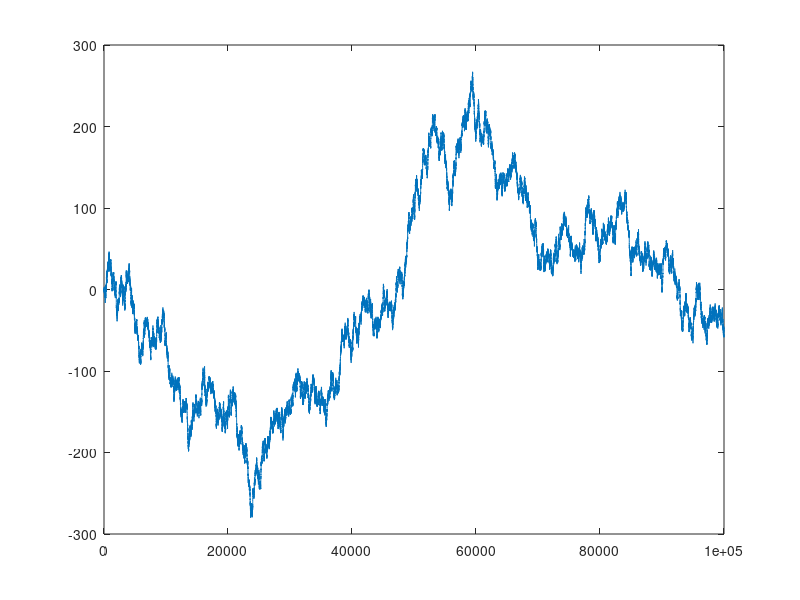

Source code (MATLAB):
%random walk
R=normrnd(0,1,100000,1);
for i = 2:100000
    R(i,1) = R(i-1,1)+ R(i,1);
end
plot(R)

%sin with noise,size 1*5000
%n = 10
%a = 6
%w = 50
%epsilon = 0.05

x_axis=0:0.1:500;
R=sin(x_axis);
noise =normrnd(0,0.1,5000,1)';
for i = 1:length(noise)
    R(1,i) = R(1,i) + noise(1,i);
end
%anomaly adding
anomaly1=1*rand(1,100);%2000-2100
for i = 1 :100
    R(1,i+2000) = R(1,i+2000)+anomaly1(1,i);
end

anomaly2=0.8*rand(1,50);%2500-2550
for i = 1 :50
    R(1,i+2500) = R(1,i+2500)+anomaly2(1,i);
end

anomaly3=0.6*rand(1,100);%3000-3100
for i = 1 :100
    R(1,i+3000) = R(1,i+3000)+anomaly3(1,i);
end

anomaly4=(-1)*rand(1,20);%3500-3520
for i = 1 :20
    R(1,i+3500) = R(1,i+3500)+anomaly4(1,i);
end

anomaly5=(-0.4)*rand(1,100);%4000-4100
for i = 1 :100
    R(1,i+4000) = R(1,i+4000)+anomaly5(1,i);
end

anomaly6=rand(1,10);%4500-4510
for i = 1 :10
    R(1,i+4500) = R(1,i+4500)+anomaly6(1,i);
end